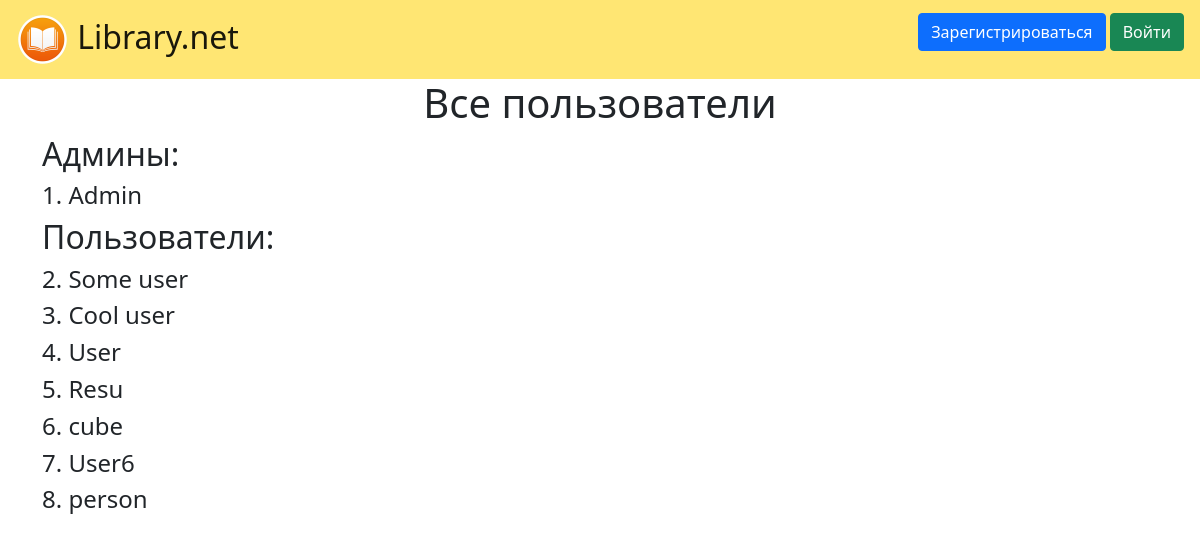
Screenshot of /users with the database file from the repository.
### data/users.py (models this page shows, shortened)
class User(SqlAlchemyBase, UserMixin, SerializerMixin):
    __tablename__ = 'users'
    id = sqlalchemy.Column(sqlalchemy.Integer,
                           primary_key=True, autoincrement=True)  # айди
    name = sqlalchemy.Column(sqlalchemy.String, nullable=True)  # имя пользователя
    about = sqlalchemy.Column(sqlalchemy.String, nullable=True)  # описание
    email = sqlalchemy.Column(sqlalchemy.String,
                              index=True, unique=True, nullable=True)  # адрес почты
    position = sqlalchemy.Column(sqlalchemy.String, nullable=True)  # должность
    hashed_password = sqlalchemy.Column(sqlalchemy.String, nullable=True)  # пароль
    created_date = sqlalchemy.Column(sqlalchemy.DateTime,
                                     default=datetime.datetime.now)  # дата создания

### main.py (the view)
@app.route("/users")
def users():
    db_sess = db_session.create_session()
    users = db_sess.query(User).all()
    return render_template("users.html", users=users, title='Список пользователей')

### data/db_session.py (called while the page is built)
def create_session() -> Session:
    global __factory
    return __factory()

### templates/users.html
{% extends "base.html" %}
{% block content %}
<h1>Все пользователи</h1>
{% for item in users%}
    {% if item.position == 'admin'%}
        <h2>Админы:</h2>
        <h4>{{loop.index}}. {{item.name}}</h4>
    <h2>Пользователи:</h2>
    {% elif item.position == 'user'%}
        <h4>{{loop.index}}. {{item.name}}</h4>
    {% endif %}
{% endfor %}
{% endblock %}

### static/css/style.css (style rules this page uses)
h1 { text-align: center }

### rows the page displays
User: name "Admin"
User: name "Some user"
User: name "Cool user"
User: name "User"
User: name "Resu"
User: name "cube"
User: name "User6"
User: name "person"
